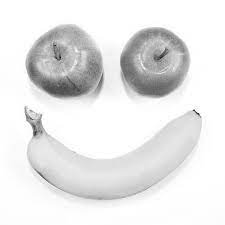
#> input picture DIP_Lab_task_01 .png, 225 x 225 px
$ jupyter execute --allow-errors 2019331557.ipynb
#> lines starting #> are read from the running program, lines starting #| are printed output that depends on the picture
## this segment is for kaggle

[cell 1]
# # This Python 3 environment comes with many helpful analytics libraries installed
# # It is defined by the kaggle/python Docker image: https://github.com/kaggle/docker-python
# # For example, here's several helpful packages to load

# import numpy as np # linear algebra
# import pandas as pd # data processing, CSV file I/O (e.g. pd.read_csv)

# # Input data files are available in the read-only "../input/" directory
# # For example, running this (by clicking run or pressing Shift+Enter) will list all files under the input directory

# import os
# for dirname, _, filenames in os.walk('/kaggle/input'):
#     for filename in filenames:
#         print(os.path.join(dirname, filename))

# # You can write up to 20GB to the current directory (/kaggle/working/) that gets preserved as output when you create a version using "Save & Run All"
# # You can also write temporary files to /kaggle/temp/, but they won't be saved outside of the current session

[cell 2]
import cv2
import matplotlib.pyplot as plt

### For kaggle input

[cell 3]
# [5 lines of commented-out code are left out]

[cell 4]
img1 = cv2.imread("DIP_Lab_task_01 .png")
#> img1 is the input picture: shape (225, 225, 3); min 5, max 255, mean 230.9
img2 = cv2.imread("DIP_Lab_task_02.jpg")
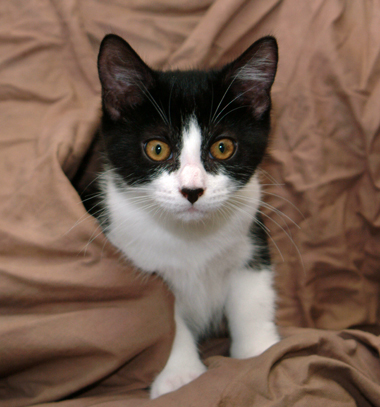
#> input picture DIP_Lab_task_02.jpg, 380 x 407 px
#> img2 is the input picture: shape (407, 380, 3); mean B, G, R 81, 95.4, 119.7
img3 = cv2.imread("DIP_Lab_task_03.png")
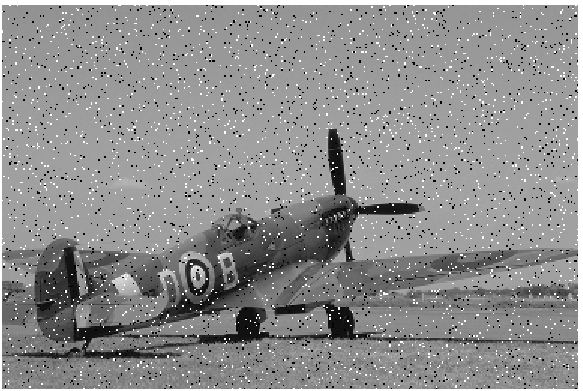
#> input picture DIP_Lab_task_03.png, 583 x 391 px
#> img3 is the input picture: shape (391, 583, 3); min 0, max 255, mean 141.9
img4 = cv2.imread("DIP_Lab_task_04.jpg")
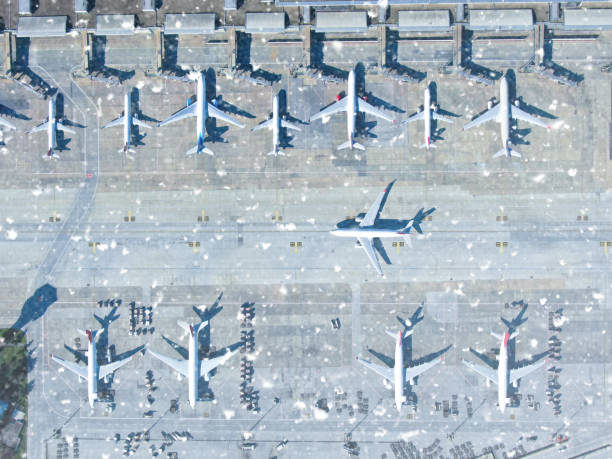
#> input picture DIP_Lab_task_04.jpg, 612 x 459 px
#> img4 is the input picture: shape (459, 612, 3); mean B, G, R 191.8, 181.6, 168.9
img5 = cv2.imread("DIP_Lab_task_05.jpg")
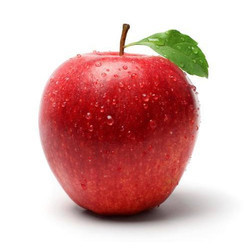
#> input picture DIP_Lab_task_05.jpg, 250 x 250 px
#> img5 is the input picture: shape (250, 250, 3); mean B, G, R 173.4, 175.8, 218.3

# Task 01

### image dimensions

[cell 5]
height, width, channels = img1.shape
#> height = 225; width = 225; channels = 3
print(f'Image Dimensions: {width}x{height} pixels')
#| Image Dimensions: 225x225 pixels

### frequency distribution of intensities

[cell 6]
gray_img = cv2.cvtColor(img1, cv2.COLOR_BGR2GRAY)


hist = cv2.calcHist([gray_img], [0], None, [256], [0, 256])
#> hist = 256 values, max 16366 at index 255, min 0 at index 0, mean 197.8

plt.figure()
plt.title('Grayscale Histogram')
plt.xlabel('Intensity Value')
plt.ylabel('Frequency')
plt.plot(hist)
plt.xlim([0, 256])
plt.show()
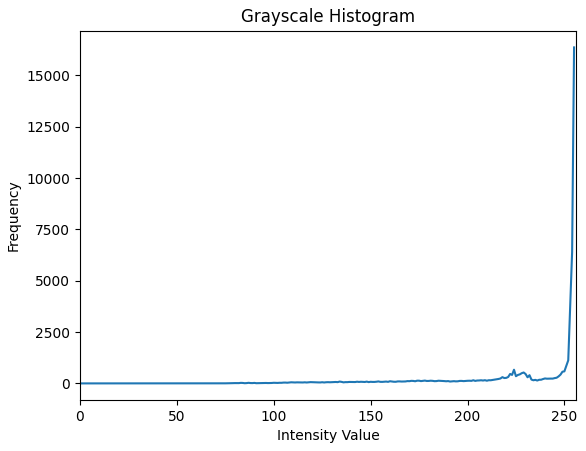
#> figure drawn by matplotlib, 1 panel; curve peaks at x = 255, y = 16366

### Calculate the range of intensities

[cell 7]
min_val, max_val, min_loc, max_loc = cv2.minMaxLoc(gray_img)
#> min_val = 5; max_val = 255; min_loc = (60, 57); max_loc = (0, 0)
print(f'Intensity Range: {min_val} to {max_val}')
#| Intensity Range: 5.0 to 255.0

# Task 02

### compare a sub-region of the image by intensity values

[cell 8]
gray_img2 = cv2.cvtColor(img2, cv2.COLOR_BGR2GRAY)
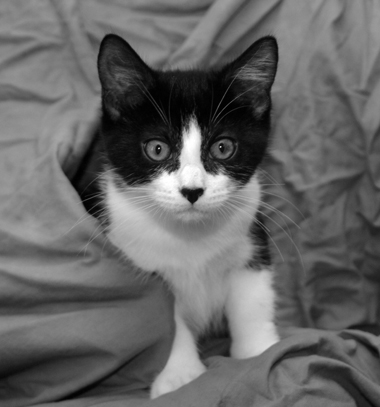
#> gray_img2: shape (407, 380); min 0, max 255, mean 101
# taking random values
x, y = 40, 50

sub_rgb = img2[y:y+5, x:x+5]
sub_gray = gray_img2[y:y+5, x:x+5]
#> sub_gray = [[88, 91, 95, 96, 101], [98, 102, 105, 107, 111], [107, 111, 114, 117, 119], [116, 119, 120, 123, 124], [123, 127, 127, 128, 128]]

print("RGB Sub-region Intensity Values:")
print(sub_rgb)
#> (printed output is left out)

print("\nGrayscale Sub-region Intensity Values:")
print(sub_gray)
#| [[ 88  91  95  96 101]
#|  [ 98 102 105 107 111]
#|  [107 111 114 117 119]
#|  [116 119 120 123 124]
#|  [123 127 127 128 128]]

# Task 3

###  Identify the noise

[cell 9]
gray_image = cv2.cvtColor(img3, cv2.COLOR_BGR2GRAY)

plt.figure()
plt.title('Original Grayscale Image')
plt.imshow(gray_image, cmap='gray')
plt.show()

histogram = cv2.calcHist([gray_image], [0], None, [256], [0, 256])
#> histogram = 256 values, max 35001 at index 161, min 0 at index 1, mean 890.4
plt.figure()
plt.title('Grayscale Histogram')
plt.xlabel('Intensity Value')
plt.ylabel('Frequency')
plt.plot(histogram)
plt.xlim([0, 256])
plt.show()
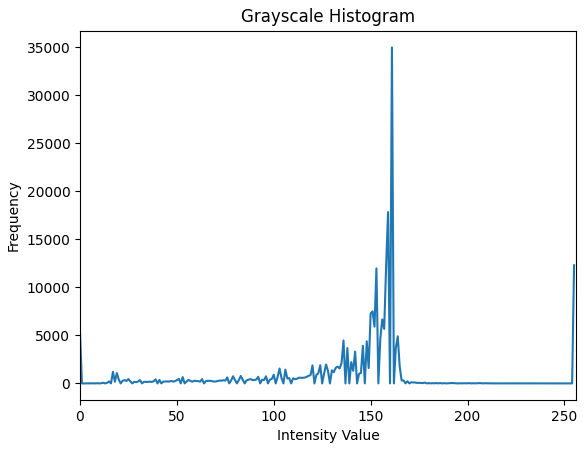
#> figure drawn by matplotlib, 1 panel; curve peaks at x = 161, y = 35001

###  smoothing with appropriate kernel

[cell 10]
smoothed_image = cv2.medianBlur(gray_image, 5)
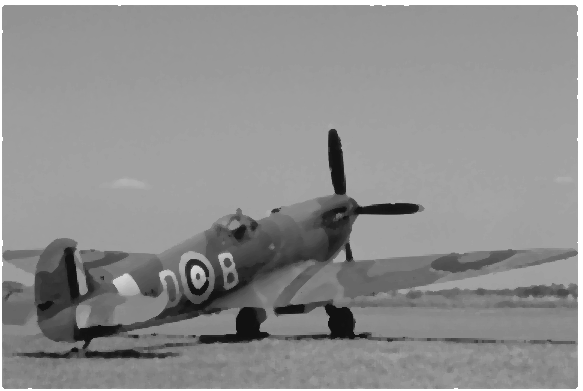
#> smoothed_image: shape (391, 583); min 15, max 255, mean 142.5
plt.figure()
plt.title('Smoothed Image')
plt.imshow(smoothed_image, cmap='gray')
plt.show()

#  Task 4

###  reduce the brightness

#> (a cell that did not finish here is left out)

# Task 5

### Solve the segmentation problem

[cell 12]
rgb_img5 = cv2.cvtColor(img5, cv2.COLOR_BGR2RGB)


_, thresholded_image = cv2.threshold(rgb_img5, 150, 255, cv2.THRESH_BINARY)
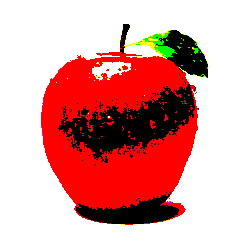
#> thresholded_image: shape (250, 250, 3); mean R, G, B 221.8, 161.8, 159.4


plt.figure(figsize=(10, 5))
plt.subplot(1, 2, 1)
plt.title('Original Image')
plt.imshow(rgb_img5, cmap='gray')
plt.subplot(1, 2, 2)
plt.title('Thresholded Image')
plt.imshow(thresholded_image, cmap='gray')
plt.show()
